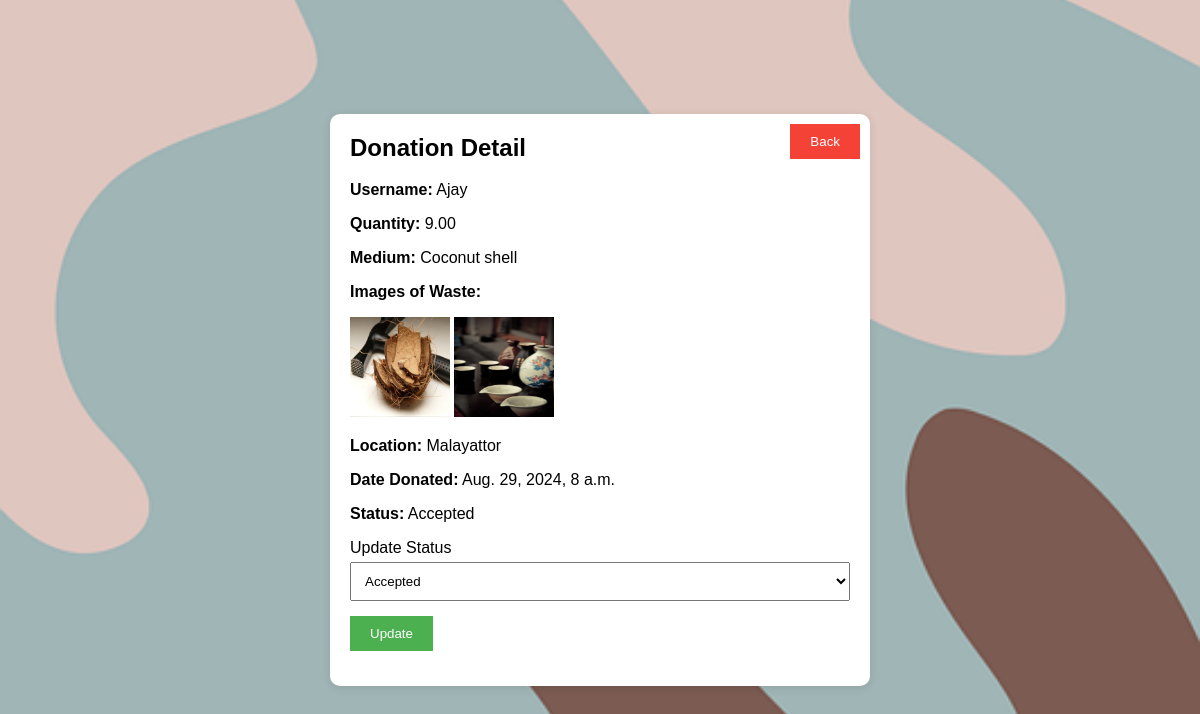
/adminclick/donations/5/ (signed in), run on the app's committed database.
### donors/models.py (models this page shows, shortened)
class Donation(models.Model):
    donor = models.ForeignKey(Donors, on_delete=models.CASCADE)
    medium_of_waste = models.ForeignKey(MediumOfWaste, on_delete=models.CASCADE)
    quantity = models.DecimalField(max_digits=10, decimal_places=2)
    location = models.CharField(max_length=255)
    date_donated = models.DateTimeField(auto_now_add=True)
    STATUS_CHOICES = [
        ('pending','Pending'),
        ('accepted','Accepted'),
        ('rejected','Rejected'),
    ]
    status = models.CharField(max_length=10, choices=STATUS_CHOICES, default='pending')

class DonationImage(models.Model):
    donation = models.ForeignKey(Donation, on_delete=models.CASCADE, related_name='images')
    image=models.ImageField(upload_to='picture/donor')

### accounts/models.py (models this page shows, shortened)
class Donors(models.Model):
    user = models.OneToOneField(User, on_delete = models.CASCADE)
    phone = models.IntegerField(default=99999999)
    profile_pic = models.ImageField(upload_to= 'picture/donor', null=True,default='picture/donor/hi.jpg')

### adminclick/models.py (models this page shows, shortened)
class MediumOfWaste(models.Model):
    name = models.CharField(max_length=255)
    description = models.TextField(blank=True, null=True)
    rate=models.DecimalField(max_digits=10,decimal_places=2,default=0.00)

### adminclick/views.py (the view, shortened to what this page needs)
# urls.py: path('donations/<int:pk>/', views.donation_detail, name='donation_detail'),
@login_required
def donation_detail(request, pk):
    donation = get_object_or_404(Donation, pk=pk)
    adminclick = request.user.adminclick
    context = {
        'donation': donation,
        'adminclick': adminclick
    }
    return render(request, 'admin/donation_detail.html', context)

### cart/context_processors.py (called while the page is built, shortened)
def counter(request):
    cart_count=0
    if 'admin' in request.path:
        return{}
    return dict(cart_count=cart_count)

### category/context_processors.py (called while the page is built)
def menu_links(request):
    links = Category.objects.all()
    return dict(links=links)

### template/admin/donation_detail.html (shortened to what this page needs)
<!DOCTYPE html>
{% load static %}
<html>
<head>
</head>
<body>
    <div class="popup" id="donationDetailPopup">
        <button class="back-button" onclick="window.history.back()">Back</button>
        <h2>Donation Detail</h2>
        <p><strong>Username:</strong> {{ donation.donor.user.username }}</p>
        <p><strong>Quantity:</strong> {{ donation.quantity }}</p>
        <p><strong>Medium:</strong> {{ donation.medium_of_waste.name }}</p>
        <p><strong>Images of Waste:</strong></p>
        {% if donation.images.exists %}
        {% for image in donation.images.all %}
            <img src="{{ image.image.url }}" alt="image of waste " width="100" height="100">
            {% endfor %}
        {% else %}
            No picture
        {% endif %}
        <p><strong>Location:</strong> {{ donation.location }}</p>
        <p><strong>Date Donated:</strong> {{ donation.date_donated }}</p>
        <p><strong>Status:</strong> {{ donation.get_status_display }}</p>
        <form method="post">
            <div class="form-group">
                <label for="status">Update Status</label>
                <select id="status" name="status">
                    {% for key, value in donation.STATUS_CHOICES %}
                        <option value="{{ key }}" {% if donation.status == key %}selected{% endif %}>{{ value }}</option>
                    {% endfor %}
                </select>
            </div>
            <div class="form-group">
                <button type="submit">Update</button>
            </div>
        </form>
    </div>
</body>
</html>

### data on the page
Donation: donor.user.username "Ajay", quantity "9.00", medium_of_waste.name "Coconut shell", location "Malayattor", date_donated "Aug. 29, 2024, 8 a.m.", status "Accepted"
DonationImage: image (picture)
DonationImage: image (picture)
